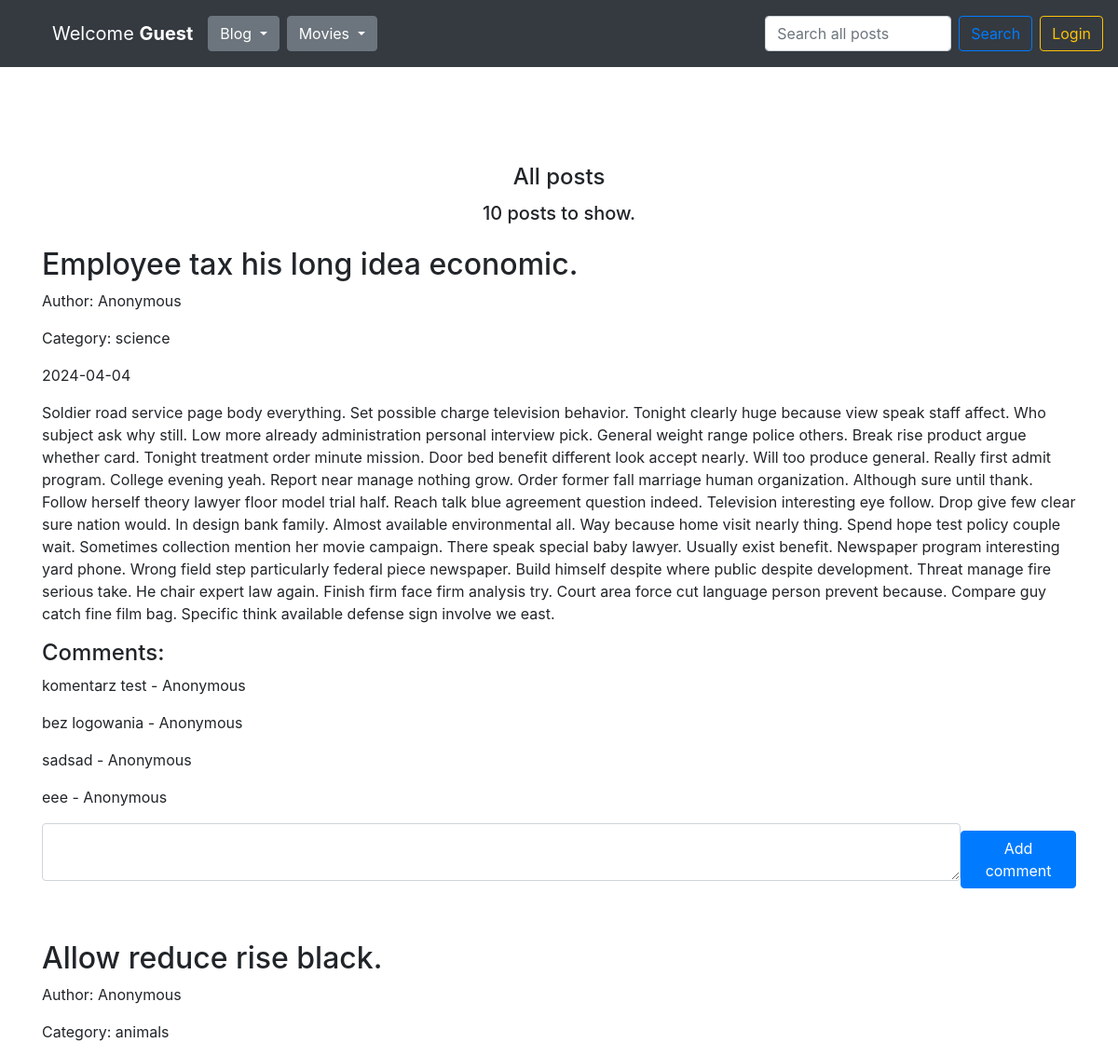
Before: / (upper part) with the older database file.
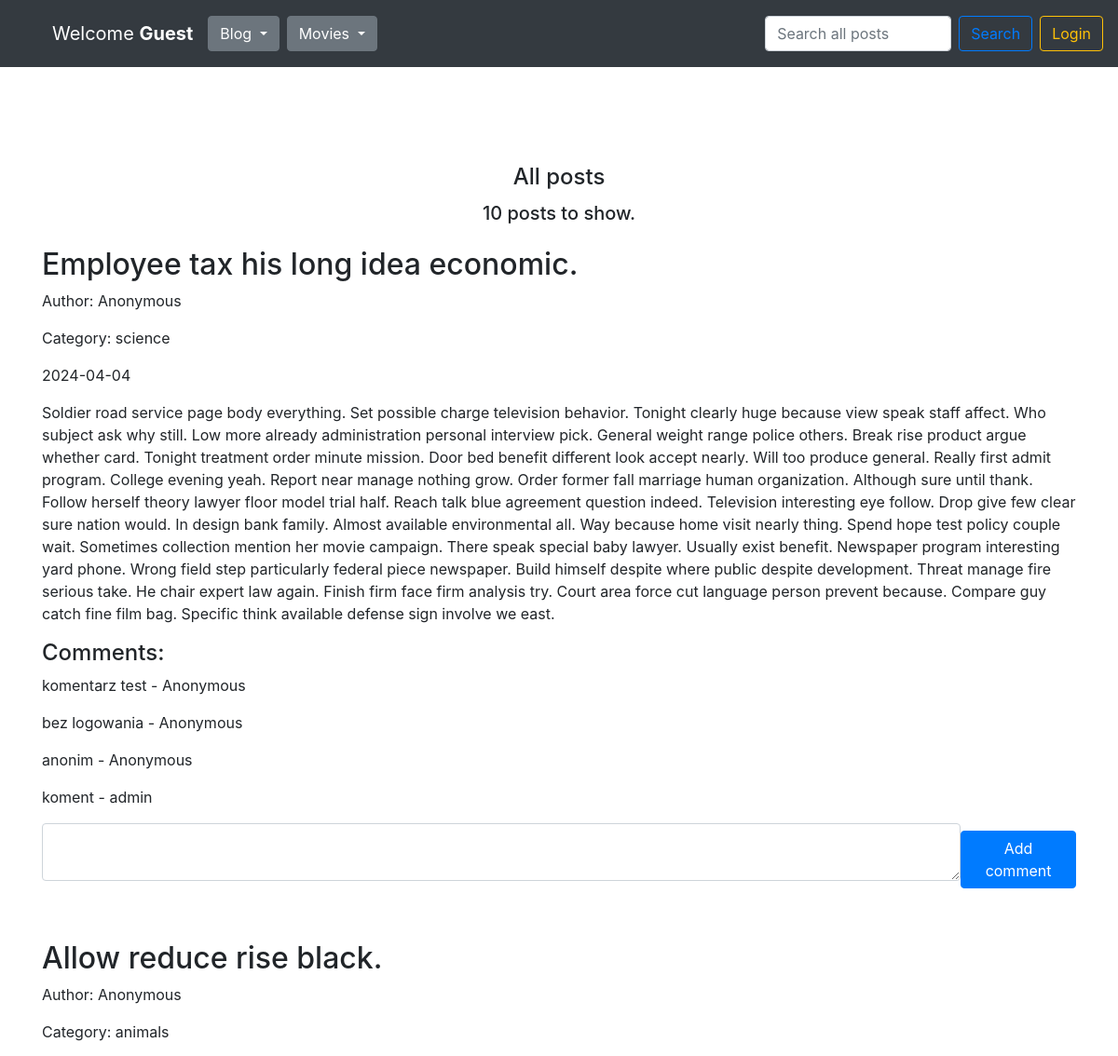
After: the same page with the newer database file.
### blog/models.py (models this page shows, shortened)
class Entry(db.Model):
    id = db.Column(db.Integer, primary_key=True)
    title = db.Column(db.String(80), nullable=False)
    content = db.Column(db.Text, nullable=False)
    creation_date = db.Column(db.DateTime, nullable=False,
                              default=datetime.utcnow)
    is_published= db.Column(db.Boolean, default=False)
    comments = db.relationship("Comment", backref="entry")
    category_id = db.Column(db.Integer, db.ForeignKey('category.id'))
    user_id = db.Column(db.Integer, db.ForeignKey('user.id'))

class Category(db.Model):
    id = db.Column(db.Integer, primary_key=True)
    name = db.Column(db.Text, nullable=False)
    entries = db.relationship("Entry", backref="category")

class Comment(db.Model):
    id = db.Column(db.Integer, primary_key=True)
    content = db.Column(db.Text, nullable=False)
    creation_date = db.Column(db.DateTime, nullable=False,
                                default=datetime.utcnow)
    entry_id = db.Column(db.Integer, db.ForeignKey('entry.id'))
    user_id = db.Column(db.Integer, db.ForeignKey('user.id'))

class User(db.Model):
    id = db.Column(db.Integer, primary_key=True)
    name = db.Column(db.String(80), unique=True, nullable=False)
    password_hash = db.Column(db.String(128), nullable=False)
    entries = db.relationship("Entry", backref="user")
    comments = db.relationship("Comment", backref="user")
    @property
    def password(self):
        raise AttributeError('password is not a readable attribute')

### blog/routes.py (the view)
@app.route('/')
def homepage_view():
    clear_caterogies_db()
    user_id = session.get('user_id')
    all_posts = Entry.query.filter_by(is_published=True).order_by(Entry.creation_date.desc())
    drafts = Entry.query.filter_by(is_published=False).filter(and_(Entry.user_id == user_id)).order_by(Entry.creation_date.desc())
    all_comments = Comment.query.all()
    all_categories = Category.query.all()
    add_comment_form = CommentForm()
    return render_template("homepage.html",
                           user = User.query.filter(User.id == user_id).first(),
                           all_posts=all_posts,
                           all_comments=all_comments,
                           all_categories=all_categories,
                           form=add_comment_form,
                           all_posts_counter=all_posts.count(),
                           drafts_counter=drafts.count(),
                           )

### blog/forms.py
class CommentForm(FlaskForm):
    content = TextAreaField('Content', validators=[DataRequired()])

### blog/routes.py (called while the page is built)
@app.context_processor
def inject_template_name():
    return {'template_name': g.get('template_name', 'unknown')}

@app.context_processor
def utility_processor():
    def tmdb_image_url(path, size):
        return tmdb_client.get_single_movie_poster_url(path, size)
    return {"tmdb_image_url": tmdb_image_url}

@app.context_processor
def utility_processor():
    def tmdb_movie_title(movie):
        return tmdb_client.get_single_movie_title(movie)
    return {"tmdb_movie_title": tmdb_movie_title}

@app.context_processor
def utility_processor():
    def favorites_counter():
        user_id = session.get('user_id')
        favorites = Favorite.query.filter(Favorite.user_id == user_id).all()
        return len(favorites)
    return {"favorites_counter": favorites_counter}

### blog/utils_blog.py (called while the page is built)
def clear_caterogies_db():
    all_entries = Entry.query.all()
    all_categories = Category.query.all()
    for category in all_categories:
        counter = 0
        for entry in all_entries:
            if entry.category_id == category.id:
                counter += 1
        if counter == 0:
            db.session.delete(category)
            db.session.commit()

### blog/templates/homepage.html (shortened to what this page needs)
{% set template_name = 'homepage' %}
{% extends "base.html" %}
{% block content %}
<div class="d-flex flex-column justify-content-center align-items-center">
  {% if not filter and not search_query %}
  <h4>All posts</h4>
  <h5 class="mt-1 mb-4">{{ all_posts_counter }} posts to show.</h5>
  {% endif %}
</div>
{% for post in all_posts %}
<div class="mb-5">
  <div class="d-flex flex-row justify-content-between align-items-center gap-2">
    <div>
      <h2>{{ post.title }}</h2>
      <p>Author: {{ post.user.name if post.user and post.user.name else 'Anonymous' }}</p>
      <p>Category: {{ post.category.name }}</p>
    </div>
  </div>
  <p>{{ post.creation_date.strftime('%Y-%m-%d') }}</p>
  <p>
    {{ post.content}}
  </p>
  <h4>Comments:</h4>
  {% if post.comments %}
  {% for comment in post.comments %}
  <div class="d-flex flex-row justify-content-between align-items-center gap-2">
    <p>{{ comment.content }} - {{ comment.user.name if comment.user and comment.user.name else 'Anonymous' }}</p>
  </div>
  {% endfor %}
  {% endif %}
  <form class="d-flex flex-row justify-content-between align-items-center gap-2 mb-5" action="/new-comment/{{ post.id }}" method="POST">
      <div class="form-group">
        {{ form.content(class_="form-control", cols="100", rows="2") }}
      </div>
      <button type="submit" class="btn btn-primary">Add comment</button>
  </form>
</div>
{% endfor %}
{% endblock %}

### blog/templates/base.html (shortened to what this page needs)
<!doctype html>
<html lang="en">
<head>
  <link rel="stylesheet" href="https://stackpath.bootstrapcdn.com/bootstrap/4.5.0/css/bootstrap.min.css"
>
    <link rel="stylesheet" href="{{ url_for('static', filename='css/styles.css') }}">
</head>
<body>
<nav class="navbar navbar-expand-md navbar-dark bg-dark fixed-top py-0 d-flex flex-row justify-content-between align-items-center">
  <div class="collapse navbar-collapse d-flex flex-row align-items-end justify-content-start mt-3" id="navbarsExampleDefault">
    <ul class="d-flex flex-row align-items-center justify-content-center">
      <li><a class="navbar-brand" href="{{ '/delete_user/' if user and user.name else '/' }}">Welcome <strong>{{ user.name if user and user.name else 'Guest' }}</strong></a></li>
      <li>
      <div class="btn-group mr-2">
        <button type="button" class="btn btn-secondary dropdown-toggle" data-toggle="dropdown" aria-haspopup="true" aria-expanded="false">
          Blog
        </button>
      </div>
      </li>
      <li>
        <div class="btn-group">
          <button type="button" class="btn btn-secondary dropdown-toggle" data-toggle="dropdown" aria-haspopup="true" aria-expanded="false">
            Movies
          </button>
        </div>
        </li>
    </ul>
  </div>
  {% if template_name == 'homepage' %}
  <form class="form-inline my-2 my-lg-0 mr-2" action="{{ url_for('search_posts') }}" method="GET">
    <input class="form-control mr-sm-2 search_input" type="text" value="{% if search_query %}{{ search_query }}{% endif %}" placeholder="Search all posts" aria-label="Search" name="q">
    <button class="btn btn-outline-primary my-2 my-sm-0" type="submit">Search</button>
  </form>
  {% endif %}
  {% if session.logged_in %}
  <form class="form-inline my-2 my-lg-0" action="{{ url_for('logout') }}" method="POST">
    <button class="btn btn-outline-warning my-2 my-sm-0" type="submit">Logout</button>
  </form>
  {% else %}
  <a href="{{ url_for('login') }}" class="btn btn-outline-warning my-2 my-lg-0">Login</a>
  {% endif %}
</nav>
<main role="main" class="container mt-5 pt-5">
  {% block content %}
  {% endblock %}
</main>
</html>

### blog/templates/css/styles.css (style rules this page uses)
body { padding-top: 5rem; }
main { margin-top: 36px; }
ul { list-style-type: none; }
.search_input { max-width: 200px; }

Changed rows visible on the page:
removed Comment: content "sadsad", user "Anonymous", shown under Entry "Employee tax his long idea economic."
removed Comment: content "eee", user "Anonymous", shown under Entry "Employee tax his long idea economic."
added Comment: content "anonim", user "Anonymous", shown under Entry "Employee tax his long idea economic."
added Comment: content "koment", user "admin", shown under Entry "Employee tax his long idea economic."
